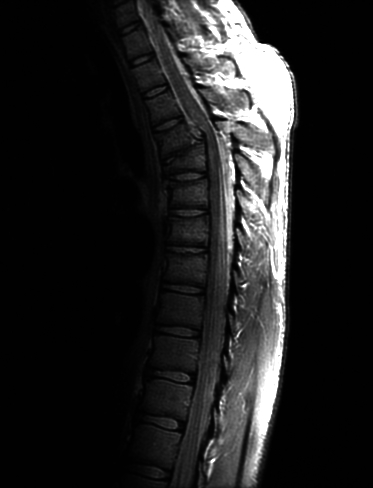
#> input picture 1/звіт/pic3.jpg, 373 x 488 px
$ python 3.py
#> lines starting #> are read from the running program, lines starting #| are printed output that depends on the picture
import cv2
import copy
import math
import numpy as np

def power_law_transformation(image, gamma, c=1):
    for y in range(image.shape[0]):
        for x in range(image.shape[1]):
            for RGB in range(3):
                image[y, x, RGB] = min(c * math.pow(image[y, x, RGB], gamma), 255)

original_image = cv2.imread('pic3.jpg')
#> original_image is the input picture: shape (488, 373, 3); min 0, max 255, mean 32.6
image_1 = copy.deepcopy(original_image)
image_2 = copy.deepcopy(original_image)

# Визначити параметри степеневого перетворення
gamma_1 = 0.5  # Параметр гамма
c_1 = 2  # Константа масштабування
gamma_2 = 2  # Параметр гамма
c_2 = 2  # Константа масштабування


# Застосувати степеневе перетворення
power_law_transformation(image_1, gamma_1, c_1)
#> after the loop in power_law_transformation, `for y in range(image.shape[0]):`:
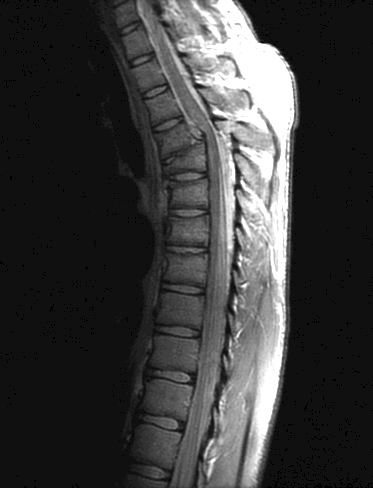
#> image: shape (488, 373, 3); min 0, max 31, mean 7.2; drawn with min black and max white
power_law_transformation(image_2, gamma_2, c_2)
#> call 2 of power_law_transformation, with gamma = 2, c = 2
#> after the loop in power_law_transformation (call 2), `for y in range(image.shape[0]):`:
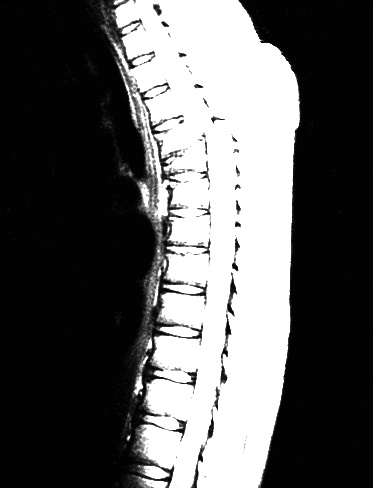
#> image: shape (488, 373, 3); min 0, max 255, mean 92.6

# Відобразити оригінальне та перетворене зображення
cv2.imshow('Original Image', original_image)
cv2.imshow('Image 1', image_1)
cv2.imshow('Image 2', image_2)
cv2.waitKey(0)
cv2.destroyAllWindows()

$ run again, with 1/звіт/pic2.jpg copied over 1/звіт/pic3.jpg
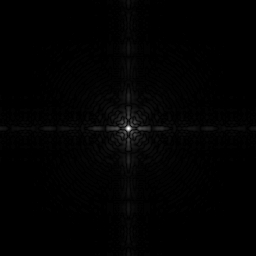
#> input picture 1/звіт/pic2.jpg, 256 x 256 px
#> original_image is the input picture: shape (256, 256, 3); min 0, max 255, mean 2.1
#> after the loop in power_law_transformation, `for y in range(image.shape[0]):`:
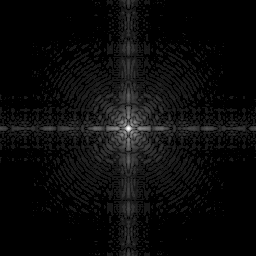
#> image: shape (256, 256, 3); min 0, max 31, mean 1.3; drawn with min black and max white
#> after the loop in power_law_transformation (call 2), `for y in range(image.shape[0]):`:
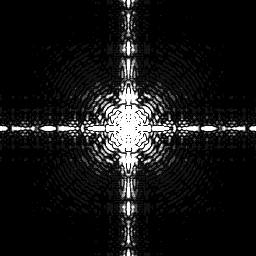
#> image: shape (256, 256, 3); min 0, max 255, mean 22.2

$ run again, with 1/звіт/pic5.jpg copied over 1/звіт/pic3.jpg
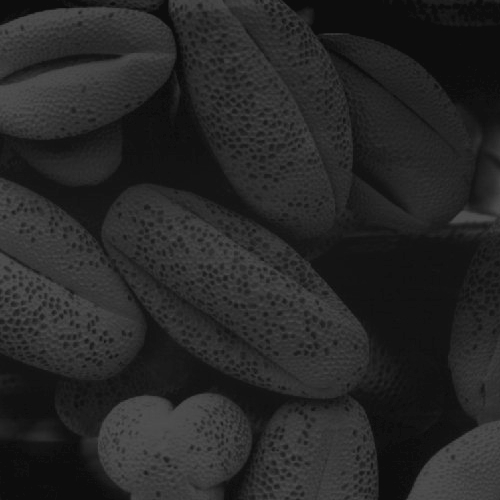
#> input picture 1/звіт/pic5.jpg, 500 x 500 px
#> original_image is the input picture: shape (500, 500, 3); min 12, max 83, mean 38.7
#> after the loop in power_law_transformation, `for y in range(image.shape[0]):`:
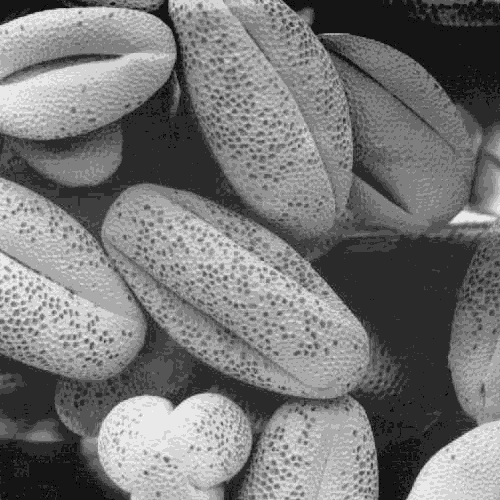
#> image: shape (500, 500, 3); min 6, max 18, mean 11.62; drawn with min black and max white

$ run again, with 1/звіт/pic6.jpg copied over 1/звіт/pic3.jpg
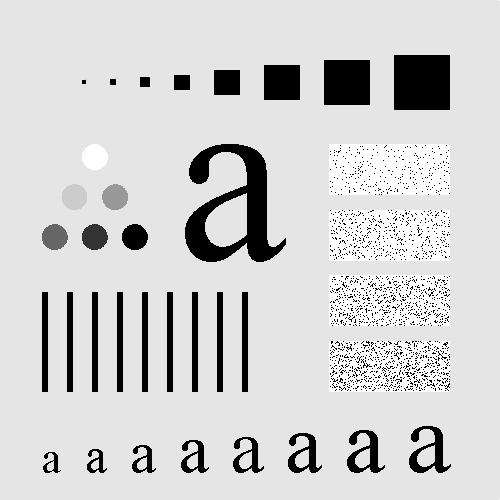
#> input picture 1/звіт/pic6.jpg, 500 x 500 px
#> original_image is the input picture: shape (500, 500, 3); min 0, max 255, mean 207.4
#> after the loop in power_law_transformation (call 2), `for y in range(image.shape[0]):`:
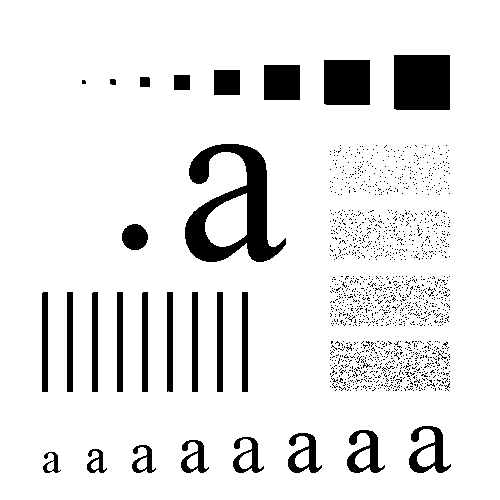
#> image: shape (500, 500, 3); min 0, max 255, mean 229.3
